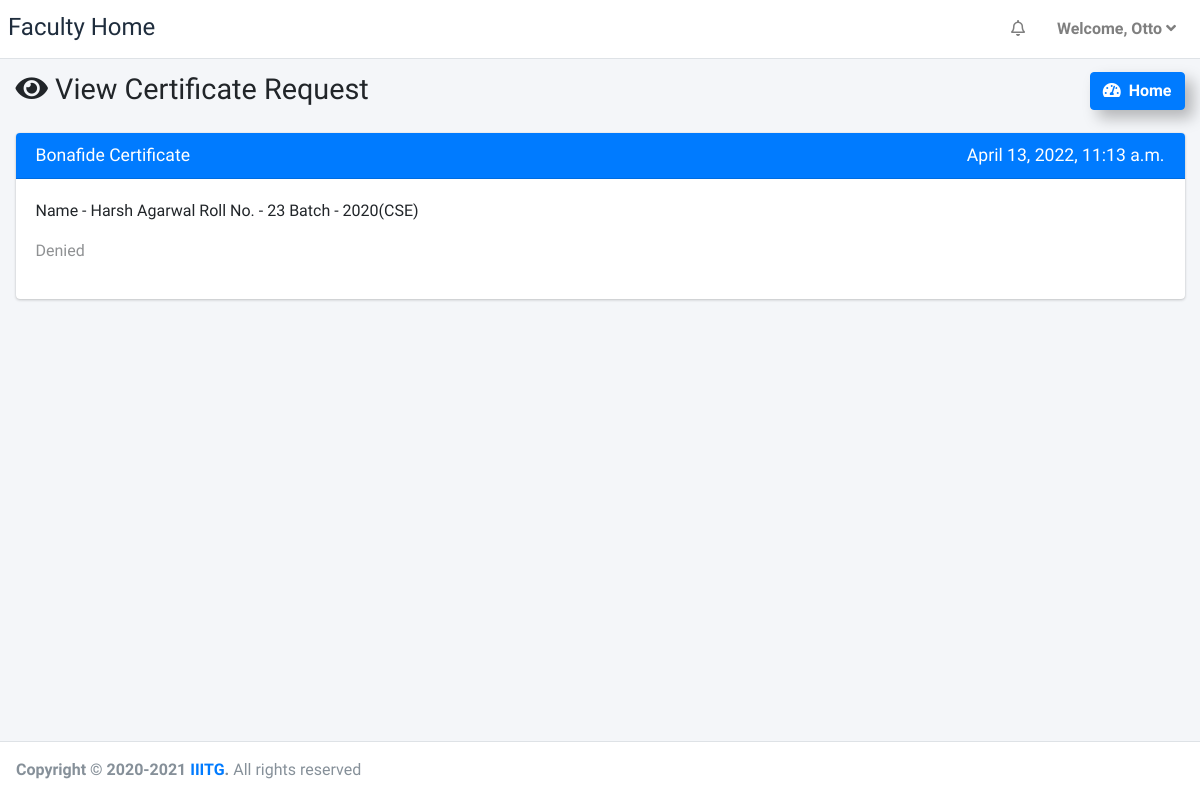
The app's page /student/MrX/cert-req/2/ (signed in), older data.
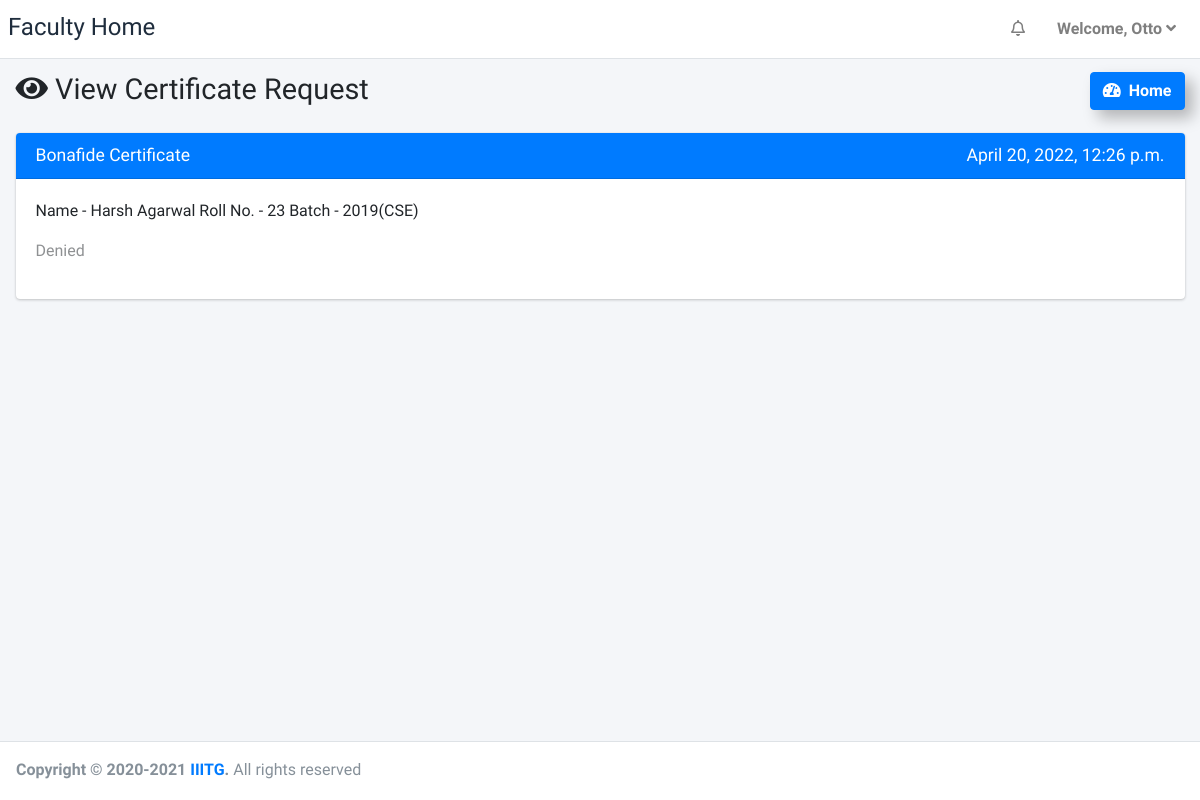
The same page, newer data.
### mySpace_app/models.py (models this page shows)
class CertReq(models.Model):
    type = models.CharField(max_length=20)
    add_info = models.TextField()
    req_date = models.DateTimeField(auto_now=True)
    response_type = models.TextChoices('Response', 'Approved Denied Pending')
    response = models.CharField(choices=response_type.choices, max_length=10, default=response_type.Pending)

### mySpace_app/views.py (the view)
# urls.py: path('student/<str:username>/cert-req/<int:cert_id>/', views.cert_req_view, name="student_view_request"),
def cert_req_view(request, username, cert_id):
	res = checkUser(request, username)
	if res: return res
	cert = CertReq.objects.get(id=cert_id)
	contents = {
		'type': cert.type,
		'add_info': cert.add_info,
		'date': cert.req_date,
		'response': cert.response
	}
	if Student.objects.filter(user=request.user).exists():
		return render(request, 'student_templates/cert_req_view.html', contents)
	else:
		return render(request, 'faculty_templates/cert_req_view.html', contents)

### mySpace_app/utility.py (called while the page is built)
def checkUser(request, username):
    if request.user.is_anonymous:
        return redirect('/login')
    elif request.user.username != username:
        return redirect('/')
    return None

### mySpace_app/templates/faculty_templates/cert_req_view.html
{% extends 'faculty_templates/base.html' %}
{% block page_title %}
<i class="nav-icon fas fa-eye"></i> View Certificate Request
{% endblock page_title %}
{% block main_content %}
<section class="content">
    <div class="container-fluid">
        <div class="row">
            <div class="col-12">
              <div class="card card-primary">
                <div class="card-header">
                  <h3 class="card-title">{{type}}</h3>
                  <h3 class="card-title" style="float: right;">{{date}}</h3>
                </div>
        <div class="card-body">
            <p>{{add_info}}</p>
            <p style="opacity: 50%;">{{response}}</p>
        </div>
        </div>
            </div>
        </div>
    </div>
</section>
{% endblock main_content %}

Row changes from the older to the newer data that the page shows:
changed CertReq "Bonafide Certificate": req_date "April 13, 2022, 11:13 a.m." → "April 20, 2022, 12:26 p.m."; add_info "Name - Harsh Agarwal Roll No. - 23 Batch - 2020(CSE)" → "Name - Harsh Agarwal Roll No. - 23 Batch - 2019(CSE)"
